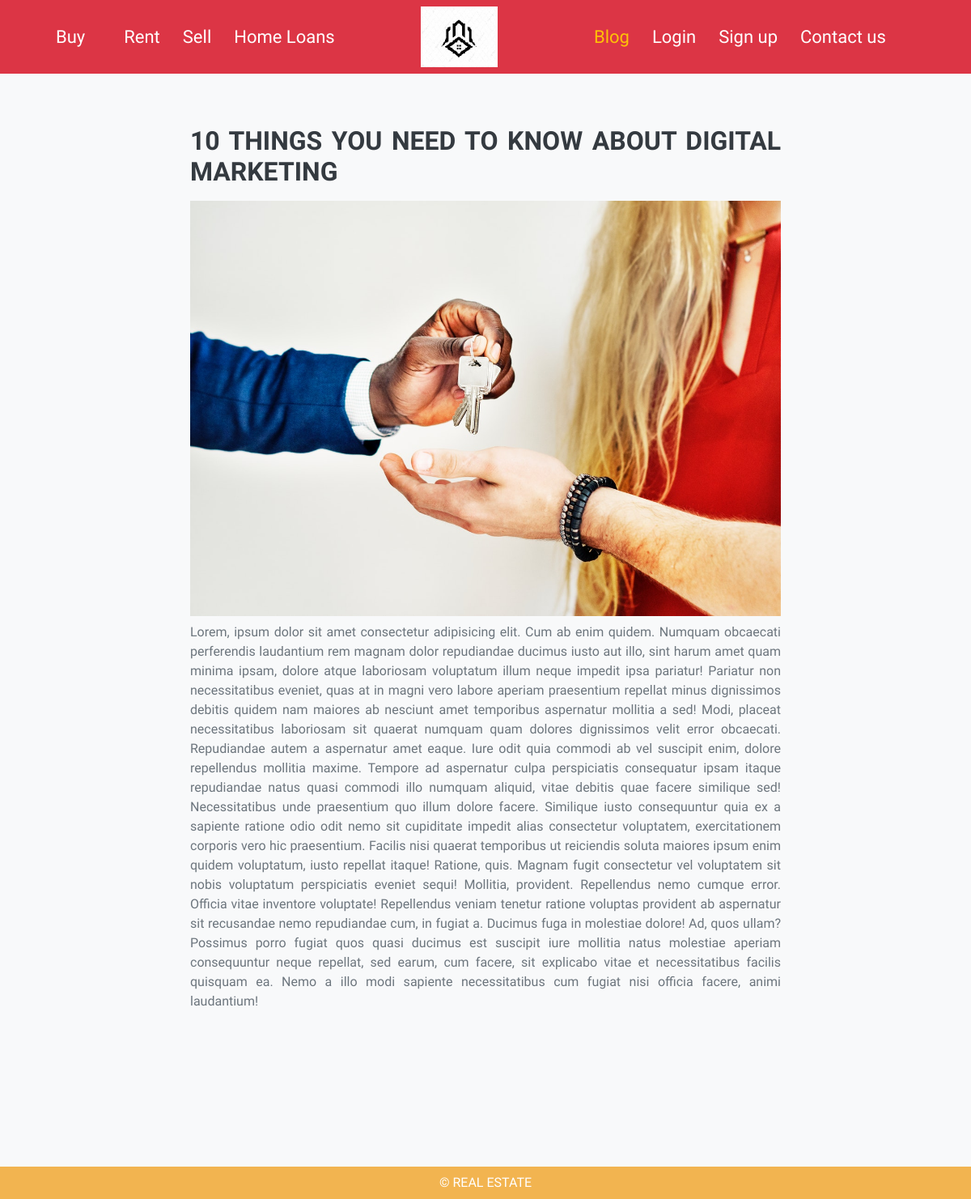
Page /show_blog.php?ref=7 on the committed database.
### tables this page shows
CREATE TABLE `blog` (
  `id` int(10) NOT NULL,
  `title` text NOT NULL,
  `desc_blog` text NOT NULL,
  `image` text NOT NULL
);

### show_blog.php (the view, shortened to what this page needs)
<?php
require_once("db.php");
$ref=$_REQUEST['ref'];
?>
<!DOCTYPE html>
<html lang="en">
<head>
    <link rel="stylesheet" href="css/style.css">
    <link rel="stylesheet" href="css/bootstrap.min.css">
</head>
<body class="bg-light">
   <?php
    if(!isset($_SESSION['username'])) {
    ?>
    <section class="header bg-danger" id="header">
   <div class="container ">
       <div class="row ">
            <div class="col-md-5 col-5 my-auto">
                    <ul class="list-unstyled my-auto">
                        <li ><a href="index.php" >Buy</a>
                         <li>
                        <li><a href="rent.php">Rent</a></li>
                        <li><a href="sell.php">Sell</a></li>
                        <li ><a href="loan.php">Home Loans</a></li>
                    </ul>
                </div>
                <div class="col-md-2 col-2 py-2">
                     <a href="index.php"><img src="images/logo.jpg" alt="logo" class="logo-img" ></a>
                </div>
                <div class="col-md-5 col-5  my-auto">
                        <ul class="list-unstyled my-auto">
                                <li ><a href="blog.php" id="active">Blog</a></li>
                                <li ><a href="" id="login-btn">Login</a></li>
                                <li ><a href="" id="signup-btn">Sign up</a></li>
                                <li ><a href="contact.php">Contact us</a></li>
                            </ul>
                </div>
       </div>
   </div>
</section>
<?php
}
?>
    <div class="container py-5">
        <div class="row">
        <?php
$q = "SELECT * FROM blog WHERE id = '$ref'";
$query = mysqli_query($db, $q);
$num = mysqli_num_rows($query);
if($num > 0)
{
    while($blog = mysqli_fetch_assoc($query)) {
?>
            <div class="col-8 mx-auto">
            <h2 class="text-justify font-weight-bold text-uppercase text-dark my-3"><?php echo $blog['title']; ?></h2>
        <img src="admin/img/<?php echo $blog['image']; ?>" alt="blog" class="img-fluid">
        <p class="text-muted mt-2 text-justify"><?php echo $blog['desc_blog']; ?></p>
            </div>
            <?php
            }
            }
        ?>
        </div>
    </div>
 <section class="footer" id="footer-blog" style="background-color: #f2b450;height: 40px;
            overflow: hidden;margin-top: 8rem !important;">
            <div class="container">
                <p class="text-center text-white text-uppercase" style="line-height: 2.5">&copy; real estate</p>
            </div>
        </section>
    </body>
    </html>

### css/style.css (style rules this page uses)
:root { --warning:#ffc107; --brightYellow:#E3B505; --darkBrown:#BB9357; --yellow:#f2b450; --brown:#382923; --black:#191919; --grey:rgb(189, 196, 191); --blue: #007bff; --indigo: #6610f2; --purple: #6f42c1; --pink: #e83e8c; --red: #dc3545; --orange: #fd7e14; --yellow: #ffc107; --green: #28a745; --teal: #20c997; --cyan: #17a2b8; --white: #fff; --gray: #6c757d; --gray-dark: #343a40; --primary: #007bff; --secondary: #6c757d; --success: #28a745; --info: #17a2b8; --warning: #ffc107; --danger: #dc3545; --light: #f8f9fa; --dark: #343a40; }
body { font-family: 'Kalam', cursive !important; margin: 0 auto;padding: 0 auto; }
#header ul li { display: inline-block !important; }
.logo-img { height: 75px; }
#header #active { color: var(--warning) !important; }
#header ul li a { text-decoration:none; color: white;font-size: 22px !important; }
#header ul li { padding-left: 1.5rem !important; }
.footer { background-color: #f2b450;height: 40px; overflow: hidden; }

### rows in the picture
blog: title "10 THINGS YOU NEED TO KNOW ABOUT DIGITAL MARKETING", image (picture), desc_blog "Lorem, ipsum dolor sit amet consectetur adipisicing elit. Cum ab enim quidem. Numquam obcaecati perferendis laudantium rem magnam dolor repudiandae ducimus iusto aut illo, sint harum amet quam minima ipsam, dolore atque laboriosam voluptatum illum neque impedit ipsa pariatur! Pariatur non necessitatibus eveniet, quas at in magni vero labore aperiam praesentium repellat minus dignissimos debitis quidem nam maiores ab nesciunt amet temporibus aspernatur mollitia a sed! Modi, placeat necessitatibus laboriosam sit quaerat numquam quam dolores dignissimos velit error obcaecati. Repudiandae autem a aspernatur amet eaque. Iure odit quia commodi ab vel suscipit enim, dolore repellendus mollitia…"
